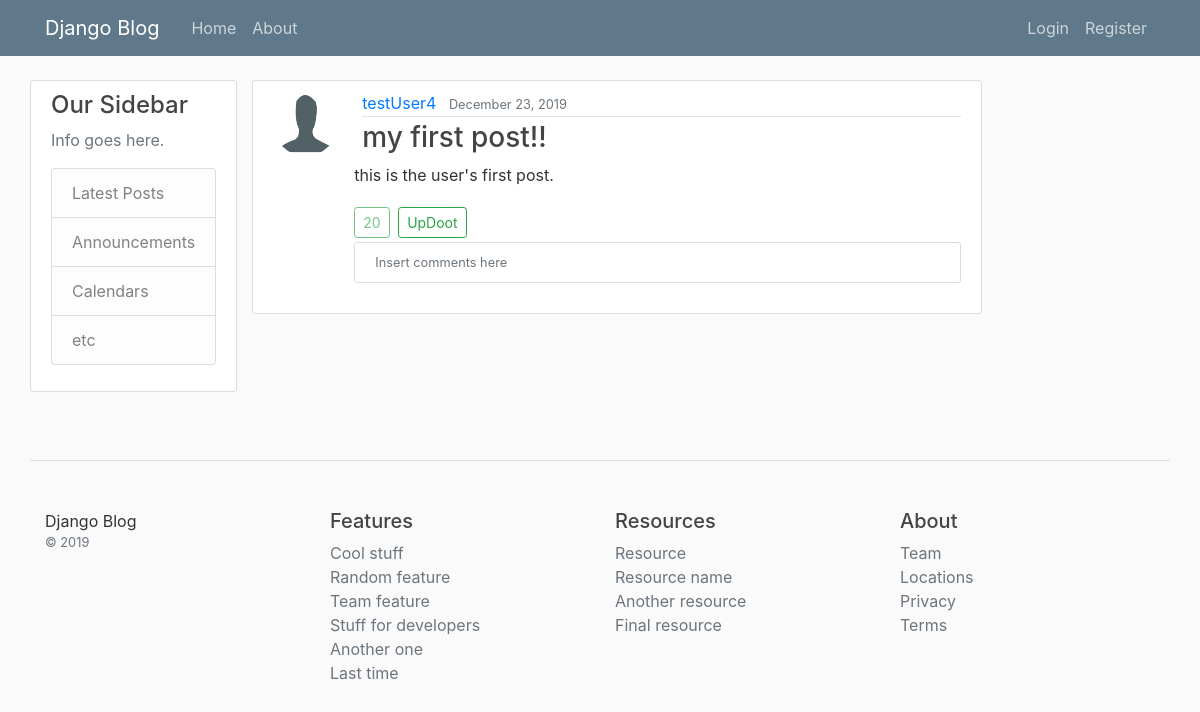
The page /post/8/ on the database its author committed.
### blog/models.py (models this page shows, shortened)
class Post(models.Model):
	title = models.CharField(max_length=100)
	content = models.TextField()
	date_posted = models.DateTimeField(default=timezone.now)
	author = models.ForeignKey(User, on_delete=models.CASCADE)
	updoots = models.SmallIntegerField(default=0)

### users/models.py (models this page shows, shortened)
class Profile(models.Model):
	user = models.OneToOneField(User, on_delete=models.CASCADE)
	image = models.ImageField(default='default.jpeg', upload_to='profile-pics')
	bio = models.TextField()

### blog/views.py (the view)
# urls.py: path('post/<int:pk>/', PostDetailView.as_view(), name='post-detail'),
class PostDetailView(DetailView):
	model = Post
	context_object_name = 'post'

### blog/templates/blog/post_detail.html (shortened to what this page needs)
{% extends "blog/base.html" %}
{% block content %}
<article class="media content-section">
	<img class="rounded-circle article-img" src="{{ post.author.profile.image.url }}">
	<div class="media-body">
		<div class="media-section ml-2">
			<div class="article-metadata">
				<a class="mr-2" href="{% url 'user-posts' post.author.username %}">{{ post.author }}</a>
				<small class="text-muted">{{ post.date_posted|date:"F d, Y" }}</small>
			</div>
			<h3 class="article-title">{{ post.title }}</h3>
		</div>
		<p class="article-content">{{ post.content }}</p>
		<a class="btn btn-outline-success btn-sm disabled mr-1">{{ post.updoots }}</a>
		<a class="btn btn-outline-success btn-sm mt-1 mb-1" href="{% url 'post-updoot' post.id 'detail' %}">UpDoot</a>
		<div class="media content-section">
			<small class="text-muted">Insert comments here</small>
		</div>
	</div>
</article>
{% endblock content %}

### blog/static/blog/main.css (style rules this page uses)
body { background: #fafafa; color: #333333; margin-top: 5rem; }
h1, h2, h3, h4, h5, h6 { color: #444444; }
.content-section { background: #ffffff; padding: 10px 20px; border: 1px solid #dddddd; border-radius: 3px; margin-bottom: 20px; }
.article-title { color: #444444; }
.article-content { white-space: pre-line; }
.article-img { height: 65px; width: 65px; margin-right: 16px; }
.article-metadata { padding-bottom: 1px; margin-bottom: 4px; border-bottom: 1px solid #e3e3e3 }

### rows shown on the page
Post: author.profile.image (placeholder picture), author "testUser4", date_posted "December 23, 2019", title "my first post!!", content "this is the user's first post.", updoots "20"
